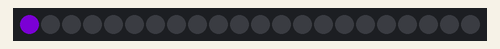
Simulated run of this sketch. Board: Arduino Uno, built with avr-gcc and run on an emulated ATmega328P. On the bench: 22 RGB LEDs in strip order, left to right. Dim RGB values are drawn brighter than linear.

Above: at 0.1 s.
At 5.6 s:
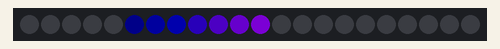
At 11.6 s:
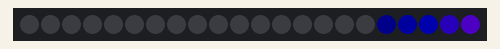
At 18.2 s:
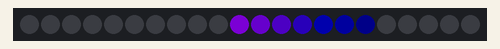
At 25.2 s:
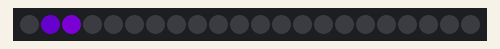
At 39.3 s:
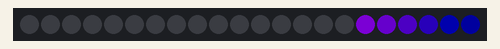

The sketch:

KnightRider2.ino
```cpp
#include "SPI.h"
#include "Adafruit_WS2801.h"

uint8_t mDataPin  = 2;    // Yellow wire on Adafruit Pixels
uint8_t mClockPin = 3;    // Green wire on Adafruit Pixels

int mIrisLoc = 0;
int mTailLength = 15;
int mFadeStep = 20;

int mStepper = 1;
int mNumberOfLEDs = 22;
int mWait = 500;

// indigo???
int mRed = 75;
int mGreen = 0;
int mBlue = 130;

Adafruit_WS2801 mStrip = Adafruit_WS2801(mNumberOfLEDs, mDataPin, mClockPin);

void setup() {
  mStrip.begin();

  mStrip.show();
}

void loop() {
  display();

  if ((mIrisLoc > mNumberOfLEDs) || (mIrisLoc < 0)) {
    mStepper = -mStepper;
  }

  mIrisLoc += mStepper;
  delay(mWait);
}

void display() {
  // clear the pixels
  for (int i = 0; i < mNumberOfLEDs; i++) {
    mStrip.setPixelColor(i, Color(0,0,0));
  }

  // set the iris
  setPixel(mIrisLoc, mRed, mGreen, mBlue);

  if (mStepper > 0) {
    for (int i = 1; i < mTailLength && mIrisLoc - i > 0; i++) {
      setPixel(mIrisLoc - i, mRed-(i*mFadeStep), mGreen-(i*mFadeStep), mBlue-(i*mFadeStep));
    }
  } else {
    for (int i = 1; i < mTailLength && mIrisLoc + i < mNumberOfLEDs; i++) {
      setPixel(mIrisLoc + i, mRed-(i*mFadeStep), mGreen-(i*mFadeStep), mBlue-(i*mFadeStep));
    }
  }

  mStrip.show();
}

/* Helper functions */

// Create a 24 bit color value from R,G,B
uint32_t Color(byte r, byte g, byte b)
{
  uint32_t c;
  c = r;
  c <<= 8;
  c |= g;
  c <<= 8;
  c |= b;
  return c;
}

void setPixel(int p, int r, int g, int b) {
  if (r > 255) { r = 255; }
  if (r < 0) { r = 0; }
  if (g > 255) { g = 255; }
  if (g < 0) { g = 0; }
  if (b > 255) { b = 255; }
  if (b < 0) { b = 0; }

  mStrip.setPixelColor(p, Color(r, g, b));
}
```

Measured:
- what the display in image 1 shows lasts 0.6 s, from 5.5 s to 6.1 s
